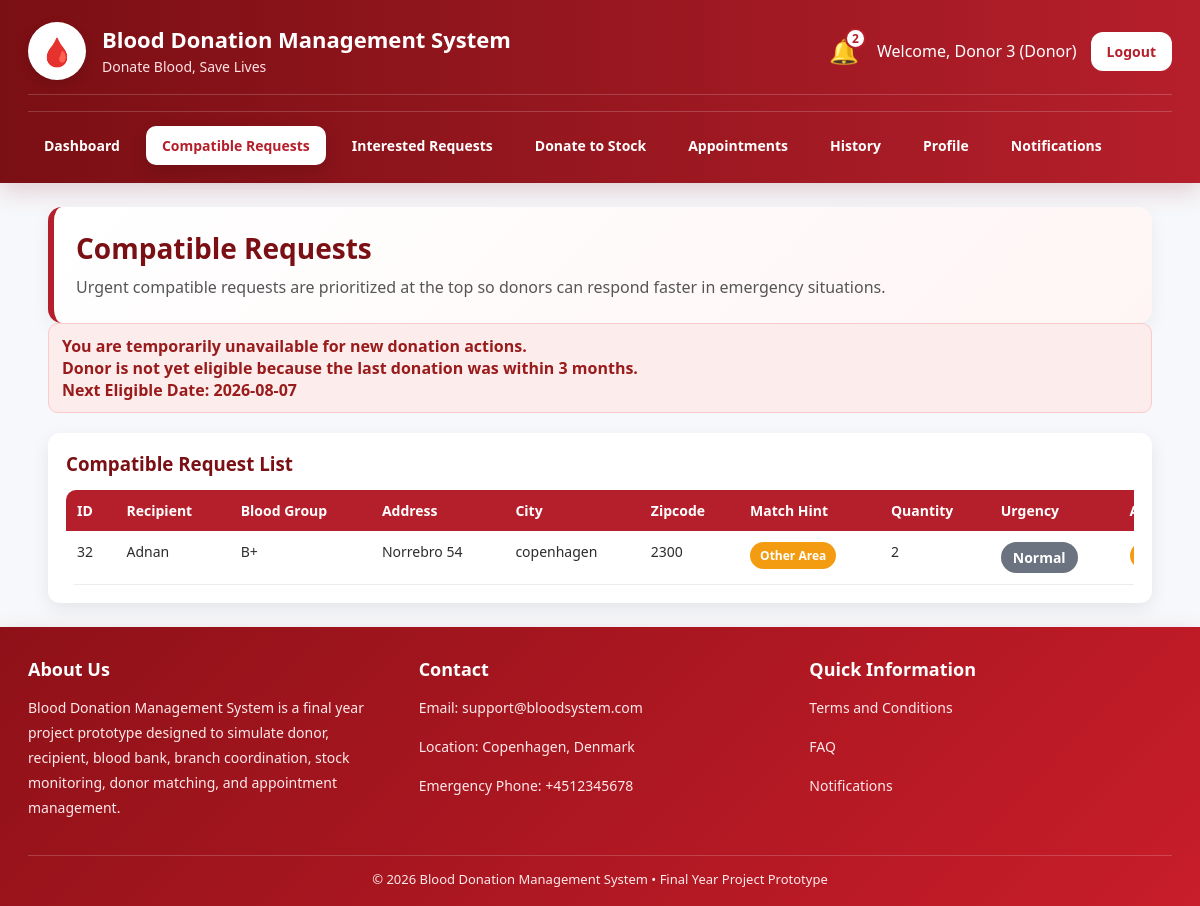
The page /dashboard/donor_compatible_requests.php (signed in) on the database its author committed.
### tables this page shows
CREATE TABLE `users` (
  `id` int(11) NOT NULL,
  `name` varchar(100) NOT NULL,
  `email` varchar(100) NOT NULL,
  `contact_number` varchar(20) DEFAULT NULL,
  `address` varchar(255) DEFAULT NULL,
  `date_of_birth` date DEFAULT NULL,
  `weight` decimal(5,2) DEFAULT NULL,
  `password` varchar(255) NOT NULL,
  `role` enum('admin','blood_bank','donor','recipient') NOT NULL,
  `blood_group` varchar(5) DEFAULT NULL,
  `weight_kg` decimal(5,2) DEFAULT NULL,
  `location` varchar(100) DEFAULT NULL,
  `address_line` varchar(255) DEFAULT NULL,
  `city` varchar(100) DEFAULT NULL,
  `zipcode` varchar(20) DEFAULT NULL,
  `institution_name` varchar(150) DEFAULT NULL,
  `availability` enum('available','not_available') DEFAULT 'available',
  `created_at` timestamp NOT NULL DEFAULT current_timestamp(),
  `account_status` enum('active','inactive') DEFAULT 'active',
  `status` enum('active','inactive') NOT NULL DEFAULT 'active',
  `next_eligible_date` date DEFAULT NULL
);

CREATE TABLE `blood_requests` (
  `id` int(11) NOT NULL,
  `recipient_id` int(11) DEFAULT NULL,
  `blood_group` varchar(5) NOT NULL,
  `location` varchar(100) NOT NULL,
  `address_line` varchar(255) DEFAULT NULL,
  `city` varchar(100) DEFAULT NULL,
  `zipcode` varchar(20) DEFAULT NULL,
  `quantity` int(11) NOT NULL,
  `urgency` enum('normal','urgent') DEFAULT 'normal',
  `status` enum('pending_review','approved','rejected','matched','scheduled','completed','cancelled') DEFAULT 'pending_review',
  `approved_by` int(11) DEFAULT NULL,
  `matched_donor_id` int(11) DEFAULT NULL,
  `assigned_blood_bank_id` int(11) DEFAULT NULL,
  `approved_at` datetime DEFAULT NULL,
  `rejection_reason` varchar(255) DEFAULT NULL,
  `patient_note` text DEFAULT NULL,
  `created_at` timestamp NOT NULL DEFAULT current_timestamp(),
  `fulfilled_branch_id` int(11) DEFAULT NULL,
  `fulfillment_source` enum('none','stock','donor') DEFAULT 'none',
  `stock_units_used` int(11) DEFAULT 0
);

### functions/eligibility_check.php (called while the page is built, shortened)
<?php
function calculateAge($dateOfBirth) {
    $dob = new DateTime($dateOfBirth);
    $today = new DateTime();
    return $today->diff($dob)->y;
}
function checkDonorEligibility($conn, $donorId, $dateOfBirth, $weightKg) {
    $result = [
        'eligible' => true,
        'reason' => '',
        'age' => null,
        'last_donation_date' => null,
        'next_eligible_date' => null
    ];
    $age = calculateAge($dateOfBirth);
    $result['age'] = $age;
    $stmt = mysqli_prepare($conn, "
        SELECT donation_date
        FROM donations
        WHERE donor_id = ? AND status = 'confirmed'
        ORDER BY donation_date DESC, id DESC
        LIMIT 1
    ");
    mysqli_stmt_bind_param($stmt, "i", $donorId);
    mysqli_stmt_execute($stmt);
    $res = mysqli_stmt_get_result($stmt);
    if ($row = mysqli_fetch_assoc($res)) {
        $lastDonationDate = $row['donation_date'];
        $result['last_donation_date'] = $lastDonationDate;
        $lastDate = new DateTime($lastDonationDate);
        $nextEligible = clone $lastDate;
        $nextEligible->modify('+3 months');
        $today = new DateTime();
        $result['next_eligible_date'] = $nextEligible->format('Y-m-d');
        if ($today < $nextEligible) {
            $result['eligible'] = false;
            $result['reason'] = 'Donor is not yet eligible because the last donation was within 3 months.';
            return $result;
        }
    }
    return $result;
}
function syncDonorAvailabilityStatus($conn, $donorId) {
    $stmt = mysqli_prepare($conn, "
        SELECT date_of_birth, weight_kg, availability, next_eligible_date
        FROM users
        WHERE id = ? AND role = 'donor'
    ");
    mysqli_stmt_bind_param($stmt, "i", $donorId);
    mysqli_stmt_execute($stmt);
    $res = mysqli_stmt_get_result($stmt);
    $donor = mysqli_fetch_assoc($res);
    $eligibility = checkDonorEligibility(
        $conn,
        $donorId,
        $donor['date_of_birth'] ?? null,
        $donor['weight_kg'] ?? null
    );
    $desiredAvailability = $eligibility['eligible'] ? 'available' : 'not_available';
    $nextEligibleDate = $eligibility['next_eligible_date'] ?? null;
    $update_stmt = mysqli_prepare($conn, "
        UPDATE users
        SET availability = ?, next_eligible_date = ?
        WHERE id = ? AND role = 'donor'
    ");
    $eligibility['availability'] = $desiredAvailability;
    return $eligibility;
}
?>

### functions/blood_compatibility.php (called while the page is built)
<?php
function getCompatibleRecipientGroups($donorBloodGroup) {
    $compatibility = [
        'O-'  => ['O-', 'O+', 'A-', 'A+', 'B-', 'B+', 'AB-', 'AB+'],
        'O+'  => ['O+', 'A+', 'B+', 'AB+'],
        'A-'  => ['A-', 'A+', 'AB-', 'AB+'],
        'A+'  => ['A+', 'AB+'],
        'B-'  => ['B-', 'B+', 'AB-', 'AB+'],
        'B+'  => ['B+', 'AB+'],
        'AB-' => ['AB-', 'AB+'],
        'AB+' => ['AB+']
    ];
    return $compatibility[$donorBloodGroup] ?? [];
}
?>

### functions/urgency_helper.php (called while the page is built)
<?php
function getUrgencyOrderSql($column = 'urgency'){
    return "CASE WHEN {$column} = 'urgent' THEN 0 ELSE 1 END";
}
function getUrgencyBadgeClass($urgency){
    return strtolower(trim((string)$urgency)) === 'urgent' ? 'urgent-badge' : 'normal-badge';
}
function getUrgencyLabel($urgency){
    return strtolower(trim((string)$urgency)) === 'urgent' ? 'Urgent' : 'Normal';
}
?>

### dashboard/donor_compatible_requests.php (the view, shortened to what this page needs)
<?php
include '../config/db.php';
include '../functions/blood_compatibility.php';
include '../functions/urgency_helper.php';
include '../functions/eligibility_check.php';
$donor_id = $_SESSION['user_id'];
$eligibility = syncDonorAvailabilityStatus($conn, $donor_id);
$donor_stmt = mysqli_prepare($conn, "
    SELECT blood_group, city, zipcode, availability
    FROM users
    WHERE id = ?
");
mysqli_stmt_bind_param($donor_stmt, "i", $donor_id);
mysqli_stmt_execute($donor_stmt);
$donor_result = mysqli_stmt_get_result($donor_stmt);
$donor = mysqli_fetch_assoc($donor_result);
$compatible_groups = getCompatibleRecipientGroups($donor['blood_group'] ?? '');
$notif_stmt = mysqli_prepare($conn, "SELECT COUNT(*) AS total FROM notifications WHERE user_id = ? AND is_read = 0");
mysqli_stmt_bind_param($notif_stmt, "i", $donor_id);
mysqli_stmt_execute($notif_stmt);
$notif_result = mysqli_stmt_get_result($notif_stmt);
$notif_data = mysqli_fetch_assoc($notif_result);
$notif_count = $notif_data['total'];
$requests = [];
if(!empty($compatible_groups)){
    $escaped_groups = array_map(function($group) use ($conn){
        return "'" . mysqli_real_escape_string($conn, $group) . "'";
    }, $compatible_groups);
    $group_list = implode(',', $escaped_groups);
    $sql = "
        SELECT r.*, u.name AS recipient_name
        FROM blood_requests r
        JOIN users u ON r.recipient_id = u.id
        WHERE r.status = 'approved'
        AND r.blood_group IN ($group_list)
        ORDER BY " . getUrgencyOrderSql('r.urgency') . ", r.created_at DESC
    ";
    $result = mysqli_query($conn, $sql);
    while($row = mysqli_fetch_assoc($result)){
        $matchHint = "Other Area";
        $hintClass = "badge-pending";
        $row['match_hint'] = $matchHint;
        $row['hint_class'] = $hintClass;
        $requests[] = $row;
    }
}
?>
<!DOCTYPE html>
<html>
<head>
    <link rel="stylesheet" href="assets/style.css">
</head>
<body>
<div class="topbar topbar-full">
    <div class="container">
        <div class="topbar-header">
            <div class="topbar-left">
                <div class="logo">🩸</div>
                <div class="brand-text">
                    <h2>Blood Donation Management System</h2>
                    <p>Donate Blood, Save Lives</p>
                </div>
            </div>
            <div class="topbar-right">
                <a href="notifications.php" class="notify" title="Notifications">
                    🔔
                    <span class="notify-badge"><?php echo $notif_count; ?></span>
                </a>
                <span>Welcome, <?php echo htmlspecialchars($_SESSION['name']); ?> (Donor)</span>
                <a class="btn btn-logout" href="../auth/logout.php">Logout</a>
            </div>
        </div>
        <div class="topbar-menu">
            <a href="donor_dashboard.php">Dashboard</a>
            <a href="donor_compatible_requests.php" class="active">Compatible Requests</a>
            <a href="donor_interested_requests.php">Interested Requests</a>
            <a href="donate_to_stock.php">Donate to Stock</a>
            <a href="donor_appointments.php">Appointments</a>
            <a href="donor_history.php">History</a>
            <a href="donor_profile.php">Profile</a>
            <a href="notifications.php">Notifications</a>
        </div>
    </div>
</div>
<div class="container">
    <div class="hero">
        <h1>Compatible Requests</h1>
        <p>Urgent compatible requests are prioritized at the top so donors can respond faster in emergency situations.</p>
    </div>
    <?php if(!$eligibility['eligible']) { ?>
        <div class="alert alert-error donor-lock-alert">
            You are temporarily unavailable for new donation actions.
            <?php if(!empty($eligibility['reason'])) { ?>
                <br><?php echo htmlspecialchars($eligibility['reason']); ?>
            <?php } ?>
            <?php if(!empty($eligibility['next_eligible_date'])) { ?>
                <br><strong>Next Eligible Date:</strong> <?php echo htmlspecialchars($eligibility['next_eligible_date']); ?>
            <?php } ?>
        </div>
    <?php } ?>
    <div class="card">
        <h3>Compatible Request List</h3>
        <?php if(!empty($requests)){ ?>
            <div class="table-scroll">
                <table>
                    <tr>
                        <th>ID</th>
                        <th>Recipient</th>
                        <th>Blood Group</th>
                        <th>Address</th>
                        <th>City</th>
                        <th>Zipcode</th>
                        <th>Match Hint</th>
                        <th>Quantity</th>
                        <th>Urgency</th>
                        <th>Action</th>
                    </tr>
                    <?php foreach($requests as $r){ ?>
                        <?php
                        $check_stmt = mysqli_prepare($conn, "SELECT id FROM donor_interests WHERE donor_id = ? AND request_id = ?");
                        mysqli_stmt_bind_param($check_stmt, "ii", $donor_id, $r['id']);
                        mysqli_stmt_execute($check_stmt);
                        mysqli_stmt_store_result($check_stmt);
                        $already = mysqli_stmt_num_rows($check_stmt) > 0;
                        $isUrgent = ($r['urgency'] === 'urgent');
                        ?>
                        <tr class="<?php echo $isUrgent ? 'urgent-row' : ''; ?>">
                            <td><?php echo htmlspecialchars($r['id']); ?></td>
                            <td><?php echo htmlspecialchars($r['recipient_name']); ?></td>
                            <td><?php echo htmlspecialchars($r['blood_group']); ?></td>
                            <td><?php echo htmlspecialchars($r['address_line'] ?? ''); ?></td>
                            <td><?php echo htmlspecialchars($r['city'] ?? ''); ?></td>
                            <td><?php echo htmlspecialchars($r['zipcode'] ?? ''); ?></td>
                            <td><span class="badge <?php echo htmlspecialchars($r['hint_class']); ?>"><?php echo htmlspecialchars($r['match_hint']); ?></span></td>
                            <td><?php echo htmlspecialchars($r['quantity']); ?></td>
                            <td><span class="<?php echo getUrgencyBadgeClass($r['urgency']); ?>"><?php echo getUrgencyLabel($r['urgency']); ?></span></td>
                            <td>
                                <?php if($already){ ?>
                                    <span class="badge badge-accepted">Interested</span>
                                <?php } elseif(!$eligibility['eligible']) { ?>
                                    <span class="badge badge-pending">Unavailable</span>
                                <?php } ?>
                            </td>
                        </tr>
                    <?php } ?>
                </table>
            </div>
        <?php } else { ?>
            <p>No compatible requests available.</p>
        <?php } ?>
    </div>
</div>
<div class="site-footer site-footer-full">
    <div class="container">
        <div class="footer-grid">
            <div class="footer-col">
                <h4>About Us</h4>
                <p>Blood Donation Management System is a final year project prototype designed to simulate donor, recipient, blood bank, branch coordination, stock monitoring, donor matching, and appointment management.</p>
            </div>
            <div class="footer-col">
                <h4>Contact</h4>
                <p>Email: support@bloodsystem.com</p>
                <p>Location: Copenhagen, Denmark</p>
                <p>Emergency Phone: +4512345678</p>
            </div>
            <div class="footer-col">
                <h4>Quick Information</h4>
                <p><a href="terms.php">Terms and Conditions</a></p>
                <p><a href="faq.php">FAQ</a></p>
                <p><a href="notifications.php">Notifications</a></p>
            </div>
        </div>
        <div class="footer-bottom">
            © 2026 Blood Donation Management System • Final Year Project Prototype
        </div>
    </div>
</div>
</body>
</html>

### rows shown on the page
users: next_eligible_date "2026-08-07"
blood_requests: id "32", recipient.name "Adnan", blood_group "B+", address_line "Norrebro 54", city "copenhagen", zipcode "2300", match_hint "Other Area", quantity "2", urgency "Normal"

### other values the page prints
$notif_count "2"
$_SESSION['name'] "Donor 3"
$eligibility['reason'] "Donor is not yet eligible because the last donation was within 3 months."
